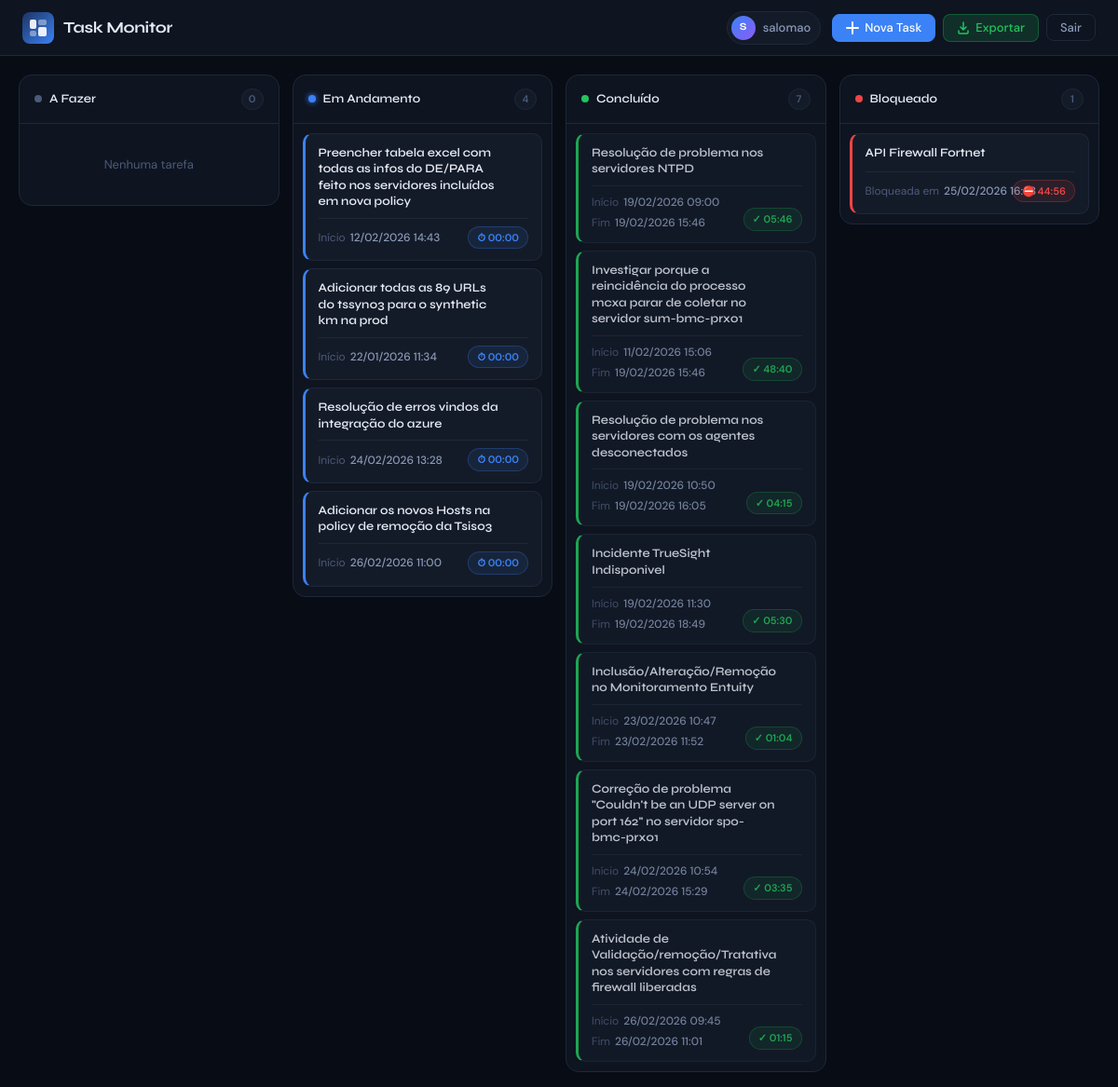
The page /kanban/ (signed in) on the database as committed earlier.
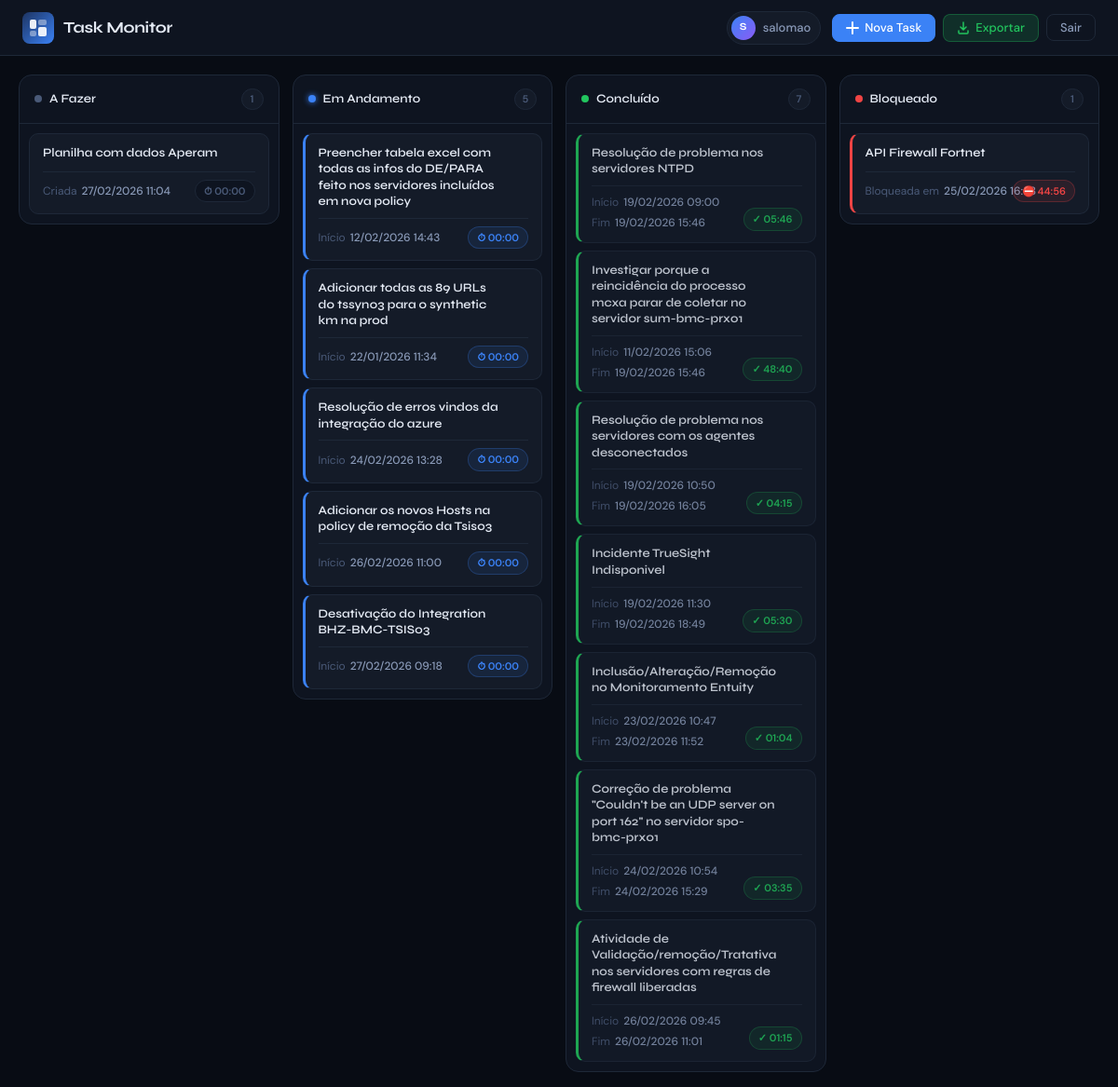
The same page on the database as committed later.
### tasks/models.py (models this page shows, shortened)
class Task(models.Model): # models.Model indicia a classe base que sabe salvar algo no banco de dados. Sem isso é só python normal.
    STATUS_CHOICES = [
        ('todo', 'A Fazer'),
        ('doing', 'Fazendo'),
        ('done', 'Finalizado'),
        ('blocked', 'Bloqueado'),
    ]
    title = models.CharField(max_length=200) # Criando coluna de titulo com maximo de 200 caracteres.and
    description = models.TextField(null=True, blank=True) # Criando coluna de descricao que armazena texto longo
    user = models.ForeignKey(User, on_delete=models.CASCADE) # Criando relacao para indicar que a task pertence a um usuario. onDelete diz que caso o user seja deletado as tarefas dele tambem sejam.
    status = models.CharField(
        max_length=10,
        choices=STATUS_CHOICES,
        default='todo'
    )
    email = models.EmailField(max_length=200, null=True) # Criando coluna de email com maximo de 200 caracteres.
    start_time = models.DateTimeField(null=True, blank=True) # Criando coluna de data e hora de inicio onde o banco e o formulario aceitam nulo/vazio.
    end_time = models.DateTimeField(null=True, blank=True) # mesmo conceito de start_time.
    blocked_at = models.DateTimeField(null=True, blank=True) # Criando coluna para rastrear quando a task foi bloqueada.
    created_at = models.DateTimeField(auto_now_add=True) # Criando coluna de data e hora que o django automaticamente salva quando a task é criada.
    worked_hours = models.FloatField(null=True, blank=True, default=0.0) # Criando coluna de horas trabalhadas que armazena a hora em float.
    total_blocked_hours = models.FloatField(null=True, blank=True, default=0.0) # Criando coluna de horas bloqueadas que armazena a hora total em float.
    def calculate_worked_hours(self):
        if not self.start_time or not self.end_time: # tratativa de erros, para caso nao tenha hora, ele nao calcule
            return 0
        start = timezone.localtime(self.start_time) # criando variavel local para trabalhar com a hora de inicio da task.
        end = timezone.localtime(self.end_time) # criando variavel local para trabalhar com a hora de fim da task.
        total_seconds = 0 # variavel que acumulará o tempo útil em segundos
        current = start # variavel que vou iterar do inicio ao fim da task, verificando os dias úteis.
        while current < end: # loop que vai percorrer dia por dia
            next_day = (current + timedelta(days=1)).replace(  # pegando o proximo dia e zerando a hora para facilitar a comparacao
                hour=0, minute=0, second=0, microsecond=0
            )
            period_end = min(next_day, end) # definindo o fim do periodo como o proximo dia ou o fim da task, o que vier primeiro.
            if current.weekday() < 5:  # Verifica se é um dia útil (0-4 correspondem a segunda a sexta)
                day = current.date() # pegando a data do dia atual da iteracao
                work_start = current.replace(year=day.year, month=day.month, day=day.day, hour=9, minute=0, second=0, microsecond=0) # criando variavel para receber o inicio do periodo de trabalho
                work_end = current.replace(year=day.year, month=day.month, day=day.day, hour=18, minute=0, second=0, microsecond=0) # criando variavel para receber o fim do periodo de trabalho
                lunch_start = current.replace(year=day.year, month=day.month, day=day.day, hour=12, minute=0, second=0, microsecond=0) # criando variavel para receber o inicio do almoço
                lunch_end = current.replace(year=day.year, month=day.month, day=day.day, hour=13, minute=0, second=0, microsecond=0) # criando variavel para receber o fim do almoço
                maxStart = max(current, work_start) # definindo o inicio do periodo de trabalho como o maior valor entre a hora atual e o inicio do periodo de trabalho
                minEnd = min(period_end, work_end) # definindo o fim do periodo de trabalho como o menor valor entre o fim do periodo e o fim do periodo de trabalho
                if maxStart < minEnd:
                    worked_period = (minEnd - maxStart).total_seconds()
                    verify_start = max(maxStart, lunch_start) # verificando se o inicio do periodo de trabalho é maior que o inicio do almoço, se for, ele define o inicio do periodo util como o inicio do almoço, caso contrario ele continua com o inicio do periodo de trabalho.
                    verify_end = min(minEnd, lunch_end) # verificando se o fim do periodo de trabalho é menor que o fim do almoço, se for, ele define o fim do periodo util como o fim do almoço, caso contrario ele continua com o fim do periodo de trabalho.
                    if verify_start < verify_end: # se o periodo de trabalho util tiver intersecao com o periodo de almoço, ele subtrai o periodo de almoço do periodo de trabalho util.
                        worked_period -= (verify_end - verify_start).total_seconds()
                    total_seconds += worked_period # acumulando o periodo util em segundos no total de segundos.
            current = next_day # avançando para o próximo dia, repetindo o processo até chegar no fim da task.
        total_seconds -= (self.total_blocked_hours * 3600) if self.total_blocked_hours else 0 # subtraindo as horas bloqueadas do total de segundos. Se total_blocked_hours for None, ele subtrai 0.
        return max(total_seconds / 3600, 0) # retornando as horas trabalhadas em float (nunca menor que 0).
    def worked_hours_formated(self):
        FloatHours = self.calculate_worked_hours() # obtendo as horas trabalhadas que foram calculadas em float.
        hours = int(FloatHours) # convertendo as horas em inteiro.
        minutes = int((FloatHours - hours) * 60) # convertendo os minutos em inteiro.
        return f"{hours:02d}:{minutes:02d}" # retornando as horas em HH:MM formatados.
    def calculate_blocked_duration(self):
        if not self.blocked_at: # se nao houver data de bloqueio, retorna 0.
            return 0
        now = timezone.now() # pegando a hora atual para calcular o tempo bloqueado até agora.
        duration_seconds = (now - self.blocked_at).total_seconds() # calculando a duracao do bloqueio em segundos.
        return duration_seconds / 3600  # retornar em horas
    def blocked_hours_formated(self):
        FloatHours = self.calculate_blocked_duration() # obtendo as horas bloqueadas que foram calculadas em float.
        hours = int(FloatHours) # convertendo as horas em inteiro.
        minutes = int((FloatHours - hours) * 60) # convertendo os minutos em inteiro.
        return f"{hours:02d}:{minutes:02d}" # retornando as horas em HH:MM formatados.

### tasks/views.py (the view)
# urls.py: path('kanban/', views.kanban, name='kanban'),
@login_required
def kanban(request): # criando funcao kanban que envia uma requisicao com o usuario logado.
    tasks = Task.objects.filter(user=request.user) # Filtrando no banco para que cada usuario veja somente suas tasks.
    context = { # criando um dicionario HTML para filtrar as tasks por status
        'todo': tasks.filter(status='todo'),
        'doing': tasks.filter(status='doing'),
        'done': tasks.filter(status='done'),
        'blocked': tasks.filter(status='blocked'),
    }
    return render(request, 'task/kanban.html', context) # carrega o template, injeta os dados, gera html e envia a resposta http.

### templates/task/kanban.html (shortened to what this page needs)
{% load static %}
<!DOCTYPE html>
<html lang="pt-br">
<head>
    <link rel="stylesheet" href="{% static 'css/kanban.css' %}?v=4">
</head>
<body>
    <header class="bar">
        <div class="bar-brand">
            <div class="bar-logo">
            </div>
            <h1>Task Monitor</h1>
        </div>
        <div class="top-actions">
            <span class="user-badge">
                <span class="user-avatar">{{ request.user.username|first|upper }}</span>
                <span class="user-name">{{ request.user.username }}</span>
            </span>
            <button class="btn btn-primary" onclick="openCreateTask()">
                <svg width="14" height="14" viewBox="0 0 14 14" fill="none"><path d="M7 1v12M1 7h12" stroke="currentColor" stroke-width="2" stroke-linecap="round"/></svg>
                Nova Task
            </button>
            <a class="btn btn-success" href="{% url 'exportTasksExcel' %}">
                <svg width="14" height="14" viewBox="0 0 14 14" fill="none"><path d="M2 10v2a1 1 0 001 1h8a1 1 0 001-1v-2M7 1v8M4 6l3 3 3-3" stroke="currentColor" stroke-width="1.5" stroke-linecap="round" stroke-linejoin="round"/></svg>
                Exportar
            </a>
            <a class="btn btn-ghost" href="{% url 'logout' %}">Sair</a>
        </div>
    </header>
    <main class="board">
        <div class="col" data-col="todo">
            <div class="col-head">
                <div class="col-label">
                    <span class="col-dot dot-todo"></span>A Fazer
                </div>
                <span class="col-count">{{ todo|length }}</span>
            </div>
            <div class="list" data-status="todo">
                {% for task in todo %}
                <article class="card"
                    data-id="{{ task.id }}"
                    data-title="{{ task.title|escape }}"
                    data-description="{{ task.description|escape }}"
                    data-status="{{ task.status }}"
                    data-start-time="{{ task.start_time|date:'Y-m-d\TH:i' }}"
                    data-end-time="{{ task.end_time|date:'Y-m-d\TH:i' }}"
                    data-update-url="/kanban/updateTask/{{ task.id }}/"
                    draggable="true">
                    <div class="card-top">
                        <div class="card-title">{{ task.title }}</div>
                    </div>
                    <div class="card-info-row">
                        <span class="card-info-item">
                            <span class="card-info-label">Criada</span>
                            <span class="card-info-value">{{ task.created_at|date:"d/m/Y H:i" }}</span>
                        </span>
                        <span class="card-badge badge-neutral">⏱ {{ task.worked_hours_formated }}</span>
                    </div>
                </article>
                {% empty %}
                <div class="col-empty"><p>Nenhuma tarefa</p></div>
                {% endfor %}
            </div>
        </div>
        <div class="col" data-col="doing">
            <div class="col-head">
                <div class="col-label">
                    <span class="col-dot dot-doing"></span>Em Andamento
                </div>
                <span class="col-count">{{ doing|length }}</span>
            </div>
            <div class="list" data-status="doing">
                {% for task in doing %}
                <article class="card card-doing"
                    data-id="{{ task.id }}"
                    data-title="{{ task.title|escape }}"
                    data-description="{{ task.description|escape }}"
                    data-status="{{ task.status }}"
                    data-start-time="{{ task.start_time|date:'Y-m-d\\TH:i' }}"
                    data-end-time="{{ task.end_time|date:'Y-m-d\\TH:i' }}"
                    data-update-url="/kanban/updateTask/{{ task.id }}/"
                    draggable="true">
                    <div class="card-top">
                        <div class="card-title">{{ task.title }}</div>
                    </div>
                    <div class="card-info-row">
                        <span class="card-info-item">
                            <span class="card-info-label">Início</span>
                            <span class="card-info-value">{{ task.start_time|date:"d/m/Y H:i" }}</span>
                        </span>
                        <span class="card-badge badge-blue">⏱ {{ task.worked_hours_formated }}</span>
                    </div>
                </article>
                {% empty %}
                <div class="col-empty"><p>Nenhuma tarefa</p></div>
                {% endfor %}
            </div>
        </div>
        <div class="col" data-col="done">
            <div class="col-head">
                <div class="col-label">
                    <span class="col-dot dot-done"></span>Concluído
                </div>
                <span class="col-count">{{ done|length }}</span>
            </div>
            <div class="list" data-status="done">
                {% for task in done %}
                <article class="card card-done"
                    data-id="{{ task.id }}"
                    data-title="{{ task.title|escape }}"
                    data-description="{{ task.description|escape }}"
                    data-status="{{ task.status }}"
                    data-start-time="{{ task.start_time|date:'Y-m-d\\TH:i' }}"
                    data-end-time="{{ task.end_time|date:'Y-m-d\\TH:i' }}"
                    data-update-url="/kanban/updateTask/{{ task.id }}/"
                    draggable="true">
                    <div class="card-top">
                        <div class="card-title">{{ task.title }}</div>
                    </div>
                    <div class="card-info-row card-info-row--done">
                        <div class="card-info-dates">
                            <span class="card-info-item">
                                <span class="card-info-label">Início</span>
                                <span class="card-info-value">{{ task.start_time|date:"d/m/Y H:i" }}</span>
                            </span>
                            <span class="card-info-item">
                                <span class="card-info-label">Fim</span>
                                <span class="card-info-value">{{ task.end_time|date:"d/m/Y H:i" }}</span>
                            </span>
                        </div>
                        <span class="card-badge badge-green">✓ {{ task.worked_hours_formated }}</span>
                    </div>
                </article>
                {% empty %}
                <div class="col-empty"><p>Nenhuma tarefa</p></div>
                {% endfor %}
            </div>
        </div>
        <div class="col" data-col="blocked">
            <div class="col-head">
                <div class="col-label">
                    <span class="col-dot dot-blocked"></span>Bloqueado
                </div>
                <span class="col-count">{{ blocked|length }}</span>
            </div>
            <div class="list" data-status="blocked">
                {% for task in blocked %}
                <article class="card card-blocked"
                    data-id="{{ task.id }}"
                    data-title="{{ task.title|escape }}"
                    data-description="{{ task.description|escape }}"
                    data-status="{{ task.status }}"
                    data-start-time="{{ task.start_time|date:'Y-m-d\\TH:i' }}"
                    data-end-time="{{ task.end_time|date:'Y-m-d\\TH:i' }}"
                    data-update-url="/kanban/updateTask/{{ task.id }}/"
                    draggable="true">
                    <div class="card-top">
                        <div class="card-title">{{ task.title }}</div>
                    </div>
                    <div class="card-info-row">
                        <span class="card-info-item">
                            <span class="card-info-label">Bloqueada em</span>
                            <span class="card-info-value">{{ task.blocked_at|date:"d/m/Y H:i" }}</span>
                        </span>
                        <span class="card-badge badge-red">⛔ {{ task.blocked_hours_formated }}</span>
                    </div>
                </article>
                {% empty %}
                <div class="col-empty"><p>Nenhuma tarefa</p></div>
                {% endfor %}
            </div>
        </div>
    </main>
</body>
</html>

Rows that differ between the two databases and show on the page:
added Task: title "Planilha com dados Aperam", created_at "27/02/2026 11:04", worked_hours_formated "00:00", shown under "Task Monitor"
added Task: title "Desativação do Integration BHZ-BMC-TSIS03", start_time "27/02/2026 09:18", worked_hours_formated "00:00"
Other text that changed with them:
{{ todo|length }}: "0" → "1"
{{ doing|length }}: "4" → "5"
text no longer shown: "Nenhuma tarefa"
